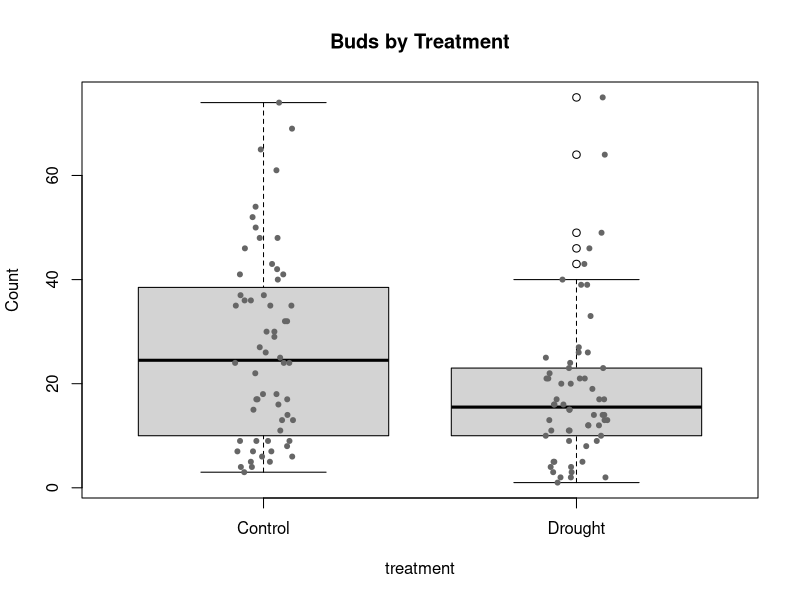

The R script that drew this image:
# ---------------- Setup ----------------
set.seed(42)
# install.packages("emmeans")   # run once if needed
library(emmeans)

# ---------------- Simulate count data (overdispersed by design) -------------
n <- 60
treatment <- factor(rep(c("Control","Drought"), each = n), levels = c("Control","Drought"))
mu_control <- 30
Delta_true <- -10   # absolute difference wanted (Drought - Control)
mu_drought <- max(0.1, mu_control + Delta_true)
theta_true <- 2                        # overdispersion (NB parameter)

# generate NB counts, but we'll first (mis)fit Poisson on purpose to see dispersion
buds <- rnbinom(2*n, size = theta_true, mu = ifelse(treatment=="Control", mu_control, mu_drought))
dat <- data.frame(treatment, buds)

# ---------------- Base-R plot: boxplot + stripchart -------------------------
boxplot(buds ~ treatment, data = dat, main = "Buds by Treatment", ylab = "Count")
stripchart(buds ~ treatment, data = dat, vertical = TRUE, method = "jitter",
           pch = 20, col = "gray40", add = TRUE)

# ---------------- GLMs with explicit family -------------------------------
# Poisson GLM (equidispersion)
m_pois <- glm(buds ~ treatment, family = poisson, data = dat)
summary(m_pois)
# Quasi-Poisson (adjusts SE for overdispersion; same mean model as Poisson)
m_qpois <- glm(buds ~ treatment, family = quasipoisson, data = dat)
summary(m_qpois)
# ---------------- Absolute difference on response scale --------------------
# Use emmeans to get group means on response scale, then take their difference
emm_pois  <- emmeans(m_pois,  ~ treatment, type = "response")
emm_pois
emm_qpois <- emmeans(m_qpois, ~ treatment, type = "response")
emm_qpois







# ---------------- Quick overdispersion check (Poisson) ---------------------
overdisp <- sum(residuals(m_pois, type = "pearson")^2) / df.residual(m_pois)
cat(sprintf("\nPoisson overdispersion estimate (Pearson χ^2 / df): %.2f\n", overdisp))

# ---------------- Optional: Negative Binomial (if overdispersion >> 1) -----
# install.packages("MASS")
# library(MASS)
# m_nb <- MASS::glm.nb(buds ~ treatment, data = dat)
# summary(contrast(emmeans(m_nb, ~ treatment, type = "response"), "revpairwise"), infer = c(TRUE, TRUE))
